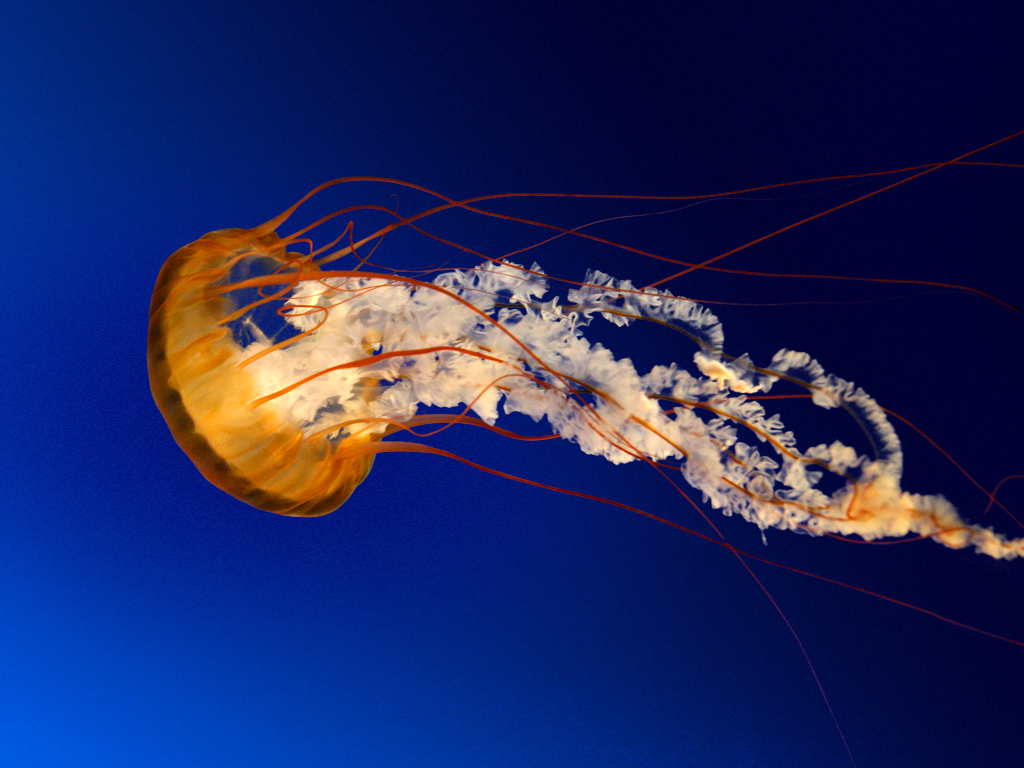
#> input picture Task1/Image for task 1.jpg, 1024 x 768 px, found by its file name
$ jupyter execute task1.ipynb
#> lines starting #> are read from the running program, lines starting #| are printed output that depends on the picture
[cell 1]
import numpy as np
import cv2
import matplotlib.pyplot as plt
image = cv2.imread("Task1/Image for task 1.jpg")
#> image is the input picture: shape (768, 1024, 3); mean B, G, R 97.4, 39.8, 31
image_rgb = cv2.cvtColor(image, cv2.COLOR_BGR2RGB)
plt.imshow(image_rgb)
plt.axis("off")
plt.show()

[cell 2]
red , green , blue  = cv2.split(image_rgb)
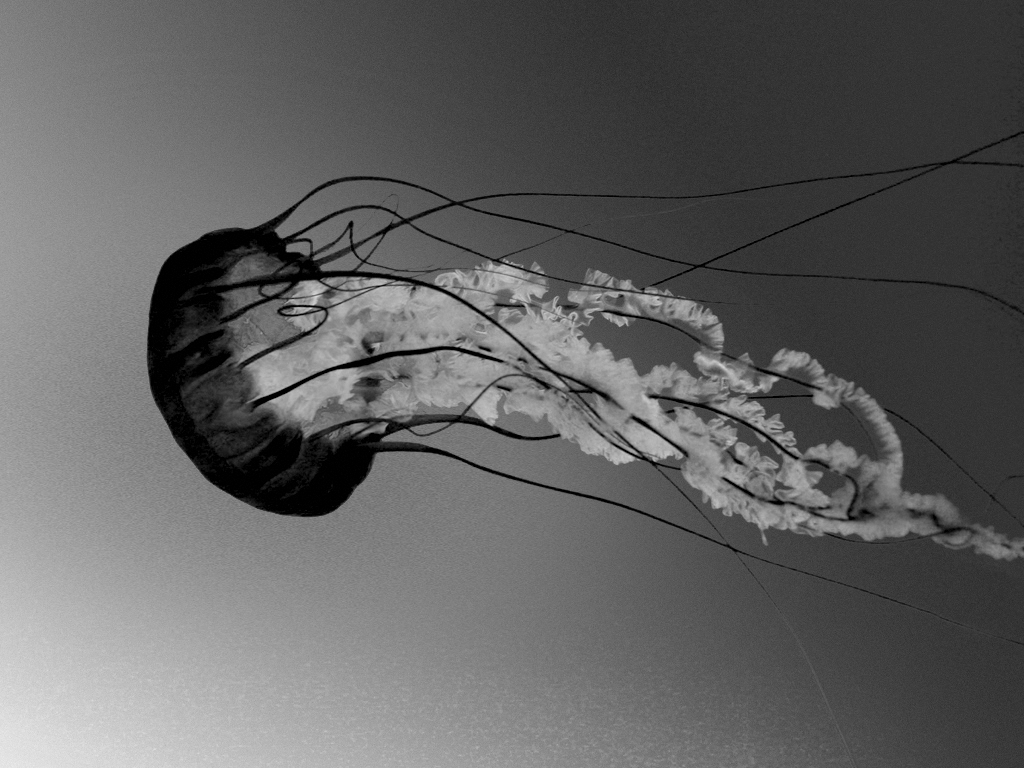
#> blue: shape (768, 1024); min 0, max 235, mean 97.4

[cell 3]
fig, axes = plt.subplots(2, 3, figsize=(10, 6))

channels = {'Red': red, 'Green': green, 'Blue': blue}
row_labels = ['Default', 'Grayscale']

for row in range(2):
    for col, (color_name, channel) in enumerate(channels.items()):
        ax = axes[row, col]

        if row == 0:
            temp_img = channel
            ax.imshow(temp_img)
        else:
            ax.imshow(channel, cmap='gray')

        if row == 0:
            ax.set_title(color_name, fontsize=12)
        if col == 0:
            ax.set_ylabel(row_labels[row], fontsize=14)


plt.show()

[cell 4]
def plot_histogram(channel, title, color):
#> called with title = 'Original Blue Histogram', color = 'red'
    hist = cv2.calcHist([channel], [0], None, [256], [0, 256])
#> hist = 256 values, max 246999 at index 0, min 260 at index 48, mean 3072
    plt.bar(range(256), hist.flatten(), color=color, width=0.8)
    plt.title(title)
    plt.xlabel("Pixel Intensity (0-255)")
    plt.ylabel("Frequency")

[cell 5]
plt.figure(figsize=(14, 4))

plt.subplot(1, 3 , 1)
plot_histogram(red, "Original Blue Histogram", "red")
plt.xlabel("Pixel Intensity (0-255)")
plt.ylabel("Frequency")

plt.subplot(1, 3 , 2)
plot_histogram(green, "Original Green Histogram", "green")
plt.xlabel("Pixel Intensity (0-255)")

plt.subplot(1, 3 , 3)
plot_histogram(blue, "Original Red Histogram", "blue")
plt.xlabel("Pixel Intensity (0-255)")

plt.tight_layout()
plt.show()
#> figure, not shown here; panel 1: tallest bar 246999 high, from x = -0.4 to 0.4; panel 2: tallest bar 54132 high, from x = -0.4 to 0.4; panel 3: tallest bar 24807 high, from x = 49.6 to 50.4

[cell 6]
blue_eq = cv2.equalizeHist(blue)
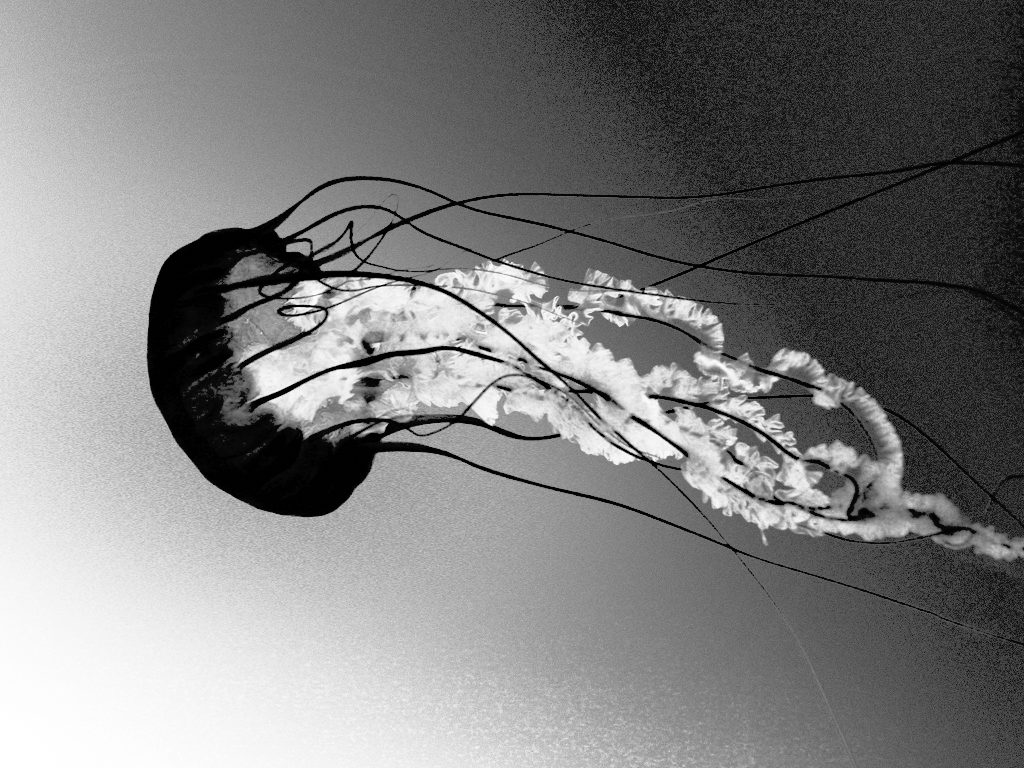
#> blue_eq: shape (768, 1024); min 0, max 255, mean 126.7
green_eq = cv2.equalizeHist(green)
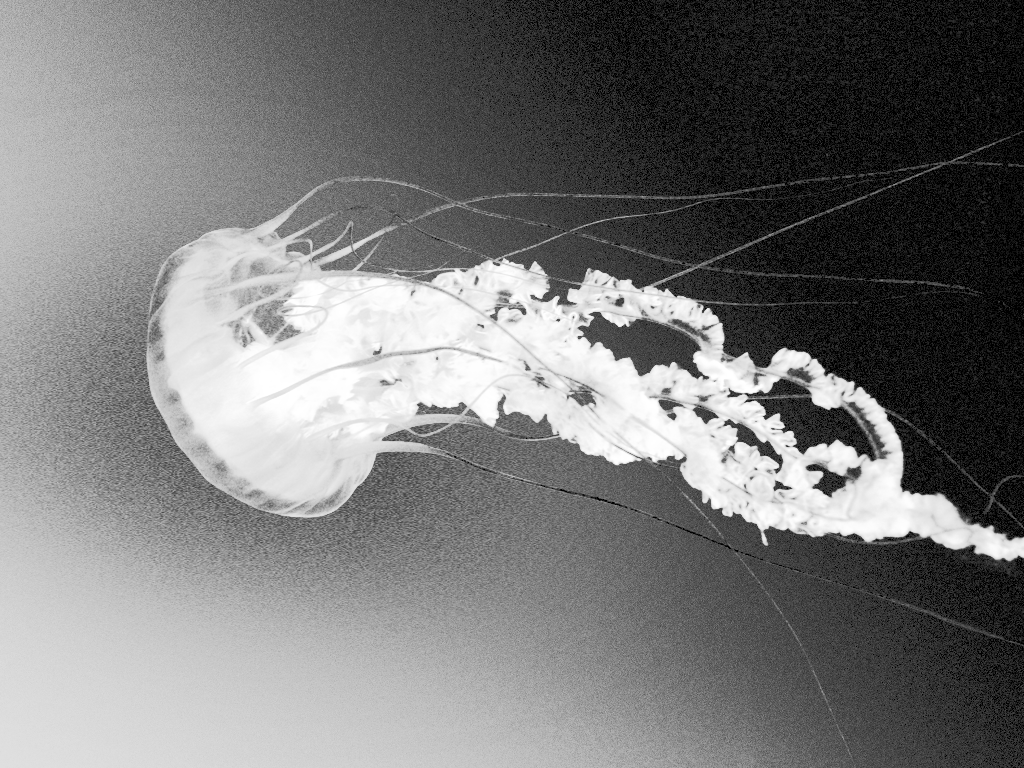
#> green_eq: shape (768, 1024); min 0, max 255, mean 120.6
red_eq = cv2.equalizeHist(red)
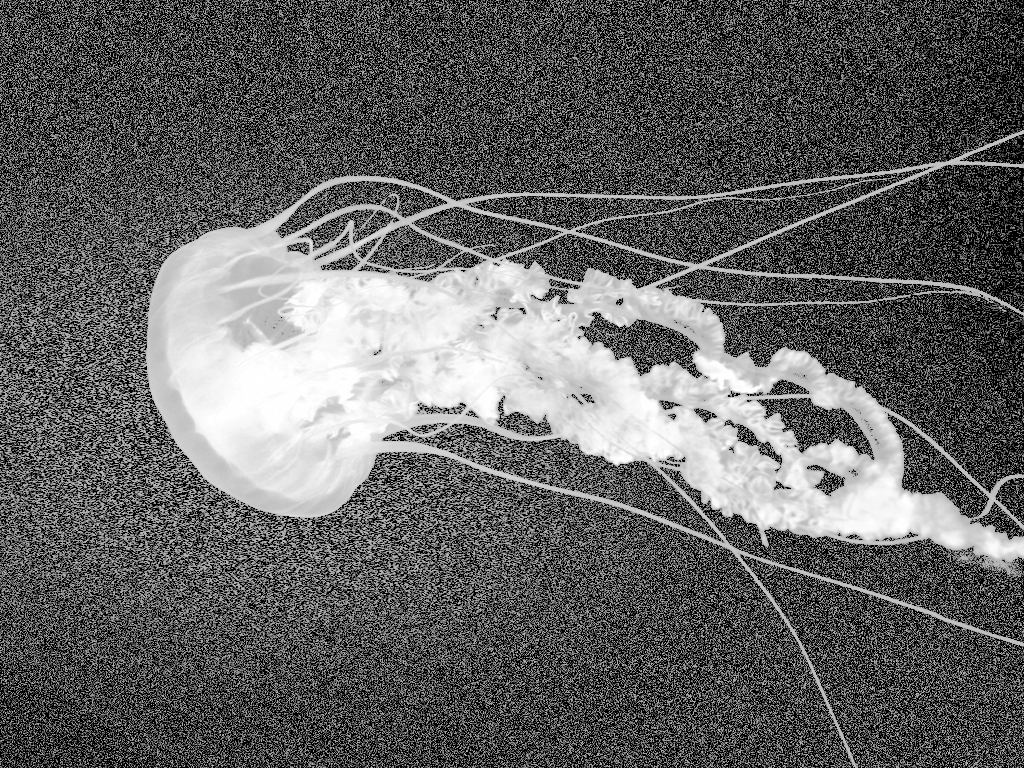
#> red_eq: shape (768, 1024); min 0, max 255, mean 98

[cell 7]
plt.figure(figsize=(12,4))

plt.subplot(1,3,1)
plot_histogram(red_eq, "Red Equalized", "red")

plt.subplot(1,3,2)
plot_histogram(green_eq, "Green Equalized", "green")

plt.subplot(1,3,3)
plot_histogram(blue_eq, "Blue Equalized", "blue")

plt.tight_layout()
plt.show()
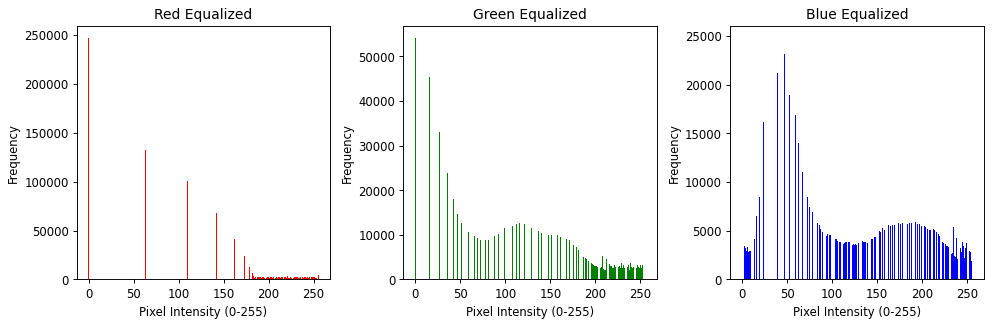
#> figure drawn by matplotlib, 3 panels; panel 1: tallest bar 246999 high, from x = -0.4 to 0.4; panel 2: tallest bar 54132 high, from x = -0.4 to 0.4; panel 3: tallest bar 24807 high, from x = 31.6 to 32.4

[cell 8]
fig, axes = plt.subplots(2, 3, figsize=(10, 6))

channels = {'Red': red_eq, 'Green': green_eq, 'Blue': blue_eq}
row_labels = ['Default Equalized', 'Grayscale Equalized']

for row in range(2):
    for col, (color_name, channel) in enumerate(channels.items()):
        ax = axes[row, col]

        if row == 0:
            temp_img = channel
            ax.imshow(temp_img)
        else:
            ax.imshow(channel, cmap='gray')

        if row == 0:
            ax.set_title(color_name, fontsize=12)
        if col == 0:
            ax.set_ylabel(row_labels[row], fontsize=14)


plt.show()

[cell 9]
image_eq = cv2.merge([red_eq, green_eq, blue_eq])
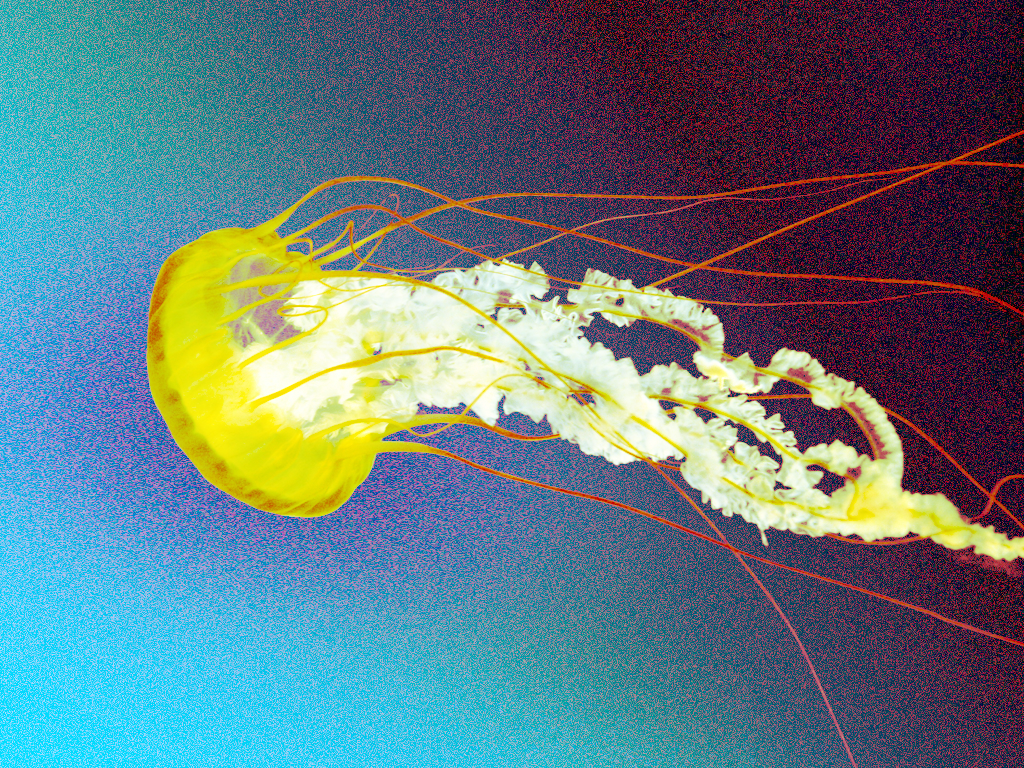
#> image_eq: shape (768, 1024, 3); mean R, G, B 98, 120.6, 126.7
plt.title("Resulted RGB image after hist_eq on each channel")
plt.imshow(image_eq)
plt.axis("off")
plt.show()
